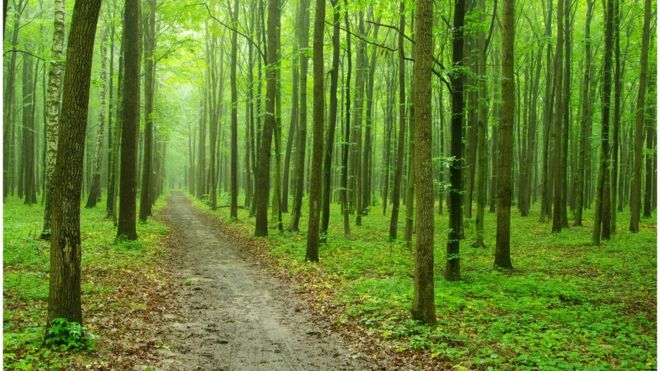
#> input picture src/green2.jpg, 660 x 371 px
$ python HistogramMatch.py
#> lines starting #> are read from the running program, lines starting #| are printed output that depends on the picture
import cv2
import matplotlib.pyplot as plt


class HistogramMatch:
    def __init__(self, img_source, img_target):
        # resizing
        img_source_height, img_source_width, _ = img_source.shape
        img_target_height, img_target_width, _ = img_target.shape
        height = min(img_source_height, img_target_height)
        width = min(img_source_width, img_target_width)
        img_source = cv2.resize(img_source, (width, height))
        img_target = cv2.resize(img_target, (width, height))

        self.output_image = img_source.copy()
        self.source_hist = self.histogram(img_source)
        self.target_hist = self.histogram(img_target)
        self.match_hist(self.source_hist, self.target_hist)
        self.output_hist = self.colour_count(self.output_image)

    def match_hist(self, source_hist, target_hist):
        points_projection = self.points_project(source_hist, target_hist)
        self.shade_change(self.output_image, points_projection)

    def colour_count(self, img):
        height, width, _ = img.shape
        values_b, values_g, values_r = ([0] * 256 for i in range(3))
        for x in range(height):
            for y in range(width):
                b, g, r = list(map(int, img[x][y]))
                values_b[b] += 1
                values_g[g] += 1
                values_r[r] += 1
        return values_b, values_g, values_r

    def histogram(self, img):
        colours = self.colour_count(img)
        sum = list([0] * 256 for i in range(3))
        for channel in range(len(colours)):
            for x in range(len(colours[channel])):
                if x == 0:
                    sum[channel][x] = colours[channel][x]
                else:
                    sum[channel][x] = colours[channel][x] + sum[channel][x - 1]
        return sum

    def points_project(self, source_hist, target_hist):
        projection = list([0] * (len(target_hist[0])) for i in range(3))
        for channel in range(len(projection)):
            for x in range(len(source_hist[channel])):
                i = 0
                while i < (len(target_hist[0]) - 1) and target_hist[channel][i] <= source_hist[channel][x]:
                    i += 1
                projection[channel][x] = i
        return projection

    def shade_change(self, img_original, projection_all):
        height, width, _ = img_original.shape
        for x in range(height):
            for y in range(width):
                b, g, r = list(map(int, img_original[x][y]))
                img_original[x][y][0] = projection_all[0][b]
                img_original[x][y][1] = projection_all[1][g]
                img_original[x][y][2] = projection_all[2][r]

if __name__ == "__main__":
    img_source = cv2.imread("green2.jpg")
#> img_source is the input picture: shape (371, 660, 3); mean B, G, R 48.5, 129.7, 101
    img_target = cv2.imread("yellow.jpg")
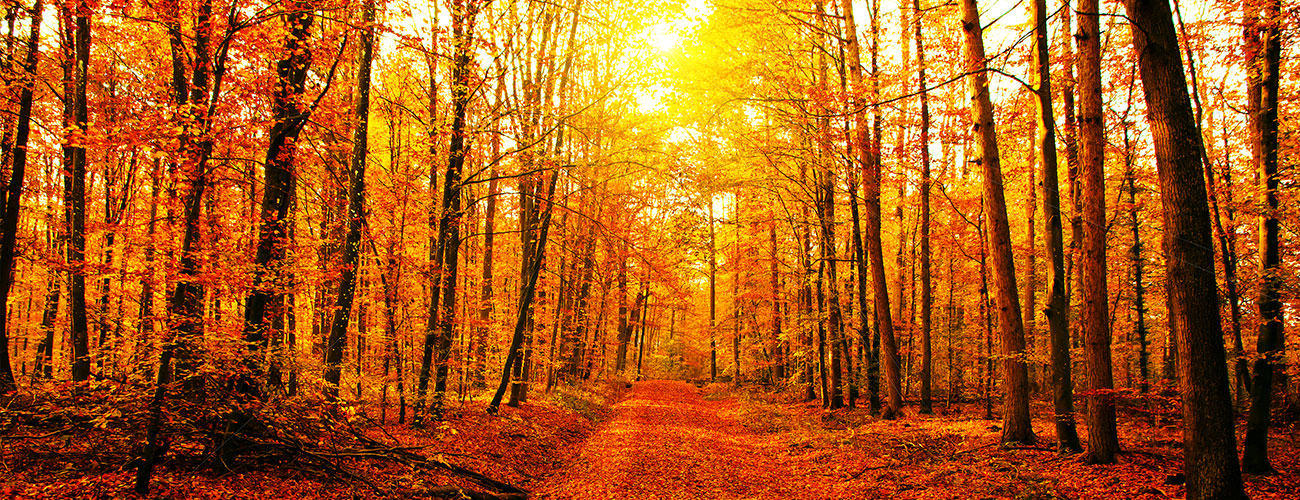
#> input picture src/yellow.jpg, 1300 x 500 px
#> img_target is the input picture: shape (500, 1300, 3); mean B, G, R 23.7, 91.4, 165.9

    eh = HistogramMatch(img_source, img_target)
#> in __init__, `img_target = cv2.resize(img_target, (width, height))`:
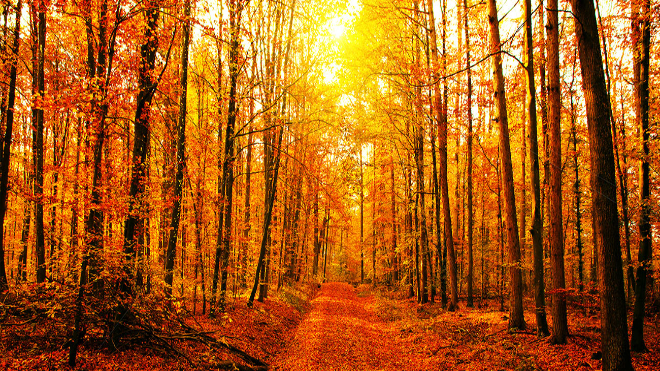
#> img_target: shape (371, 660, 3); mean of channels 0, 1, 2 23.6, 91.2, 165.7; drawn as B, G, R
#> after the loop in colour_count, `for x in range(height):`: values_b = 256 values, max 8620 at index 0, min 0 at index 218, mean 956.5; values_g = 256 values, max 2059 at index 148, min 0 at index 0, mean 956.5; values_r = 256 values, max 2207 at index 89, min 4 at index 238, mean 956.5
#> the loop in histogram, `for channel in range(len(colours)):` made 3 passes
#> after the loop in histogram, `for channel in range(len(colours)):`: sum = 3 items
#> the loop in histogram (call 2), `for channel in range(len(colours)):` made 3 passes
#> the loop in points_project, `for channel in range(len(projection)):` made 3 passes
#> after the loop in shade_change, `for x in range(height):`:
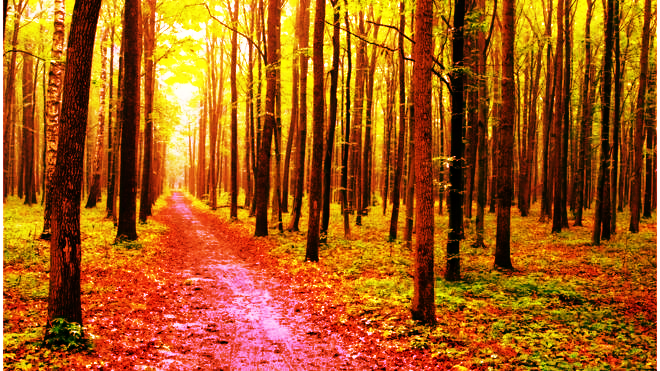
#> img_original: shape (371, 660, 3); mean B, G, R 24, 91.9, 166.7
    plt.figure(1)
    plt.subplot(211)
    plt.gca().set_title('Pierwotny histogram')
    plt.plot(eh.source_hist[0], 'b')
    plt.plot(eh.source_hist[1], 'g')
    plt.plot(eh.source_hist[2], 'r')
    plt.subplot(212)
    plt.gca().set_title('Docelowy histogram')
    plt.plot(eh.target_hist[0], 'b')
    plt.plot(eh.target_hist[1], 'g')
    plt.plot(eh.target_hist[2], 'r')
    '''
    plt.subplot(213)
    plt.gca().set_title('Zmodyfikowany histogram')
    plt.plot(eh.output_hist[0], 'b')
    plt.plot(eh.output_hist[1], 'g')
    plt.plot(eh.output_hist[2], 'r')
    '''
    plt.show()
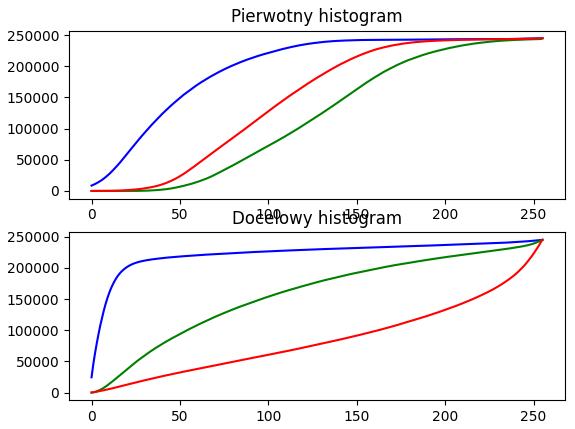
#> figure drawn by matplotlib, 2 panels; panel 1: curve peaks at x = 255, y = 244860; panel 1: curve peaks at x = 255, y = 244860; panel 1: curve peaks at x = 255, y = 244860; panel 2: curve peaks at x = 255, y = 244860
    org = cv2.imread("green2.jpg")
    cv2.imshow("org", org)
    cv2.waitKey(0)
    cv2.imshow("pop", eh.output_image)
    cv2.waitKey(0)
